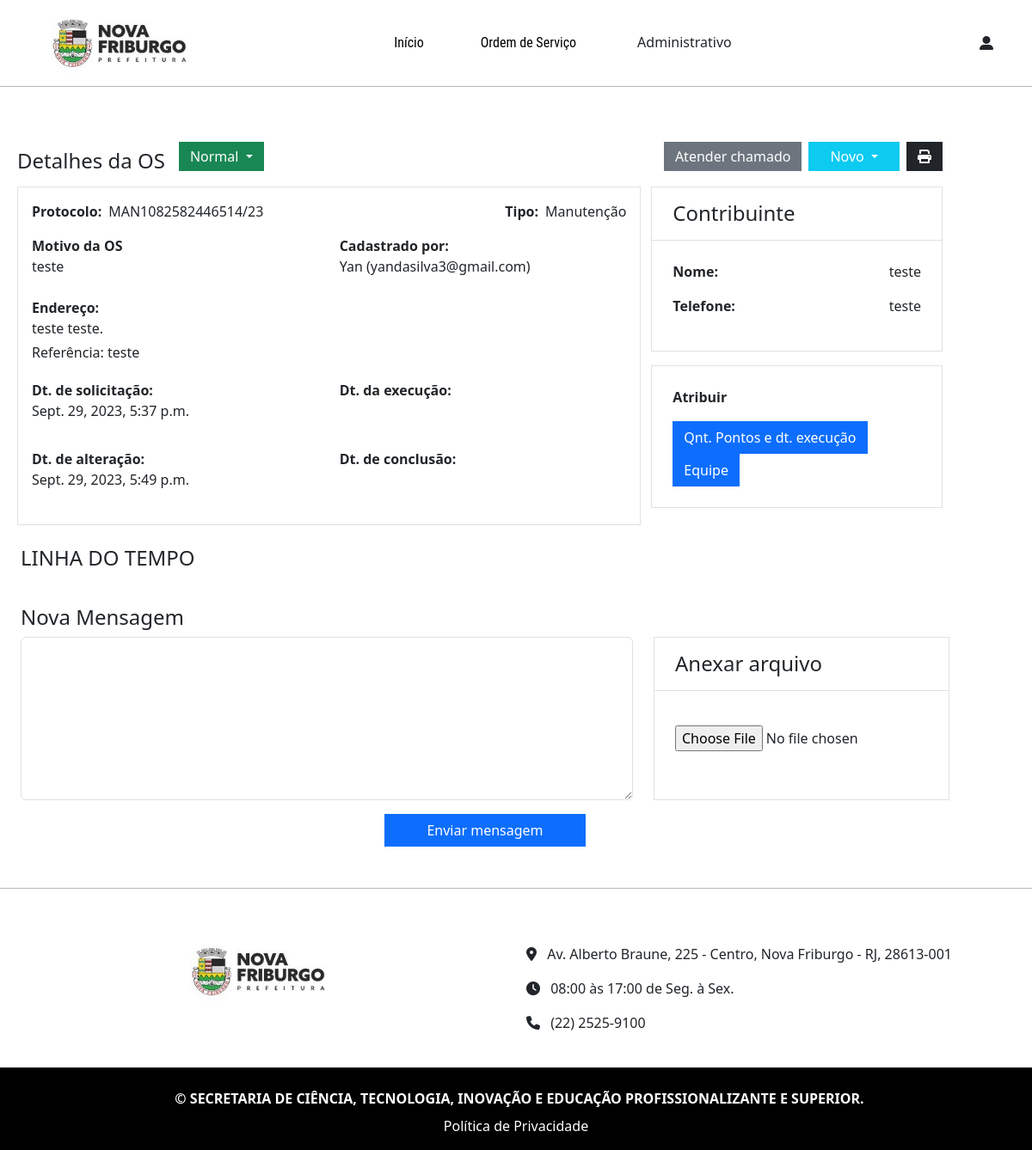
The page /os/painel/10/ (signed in) on the database as committed earlier.
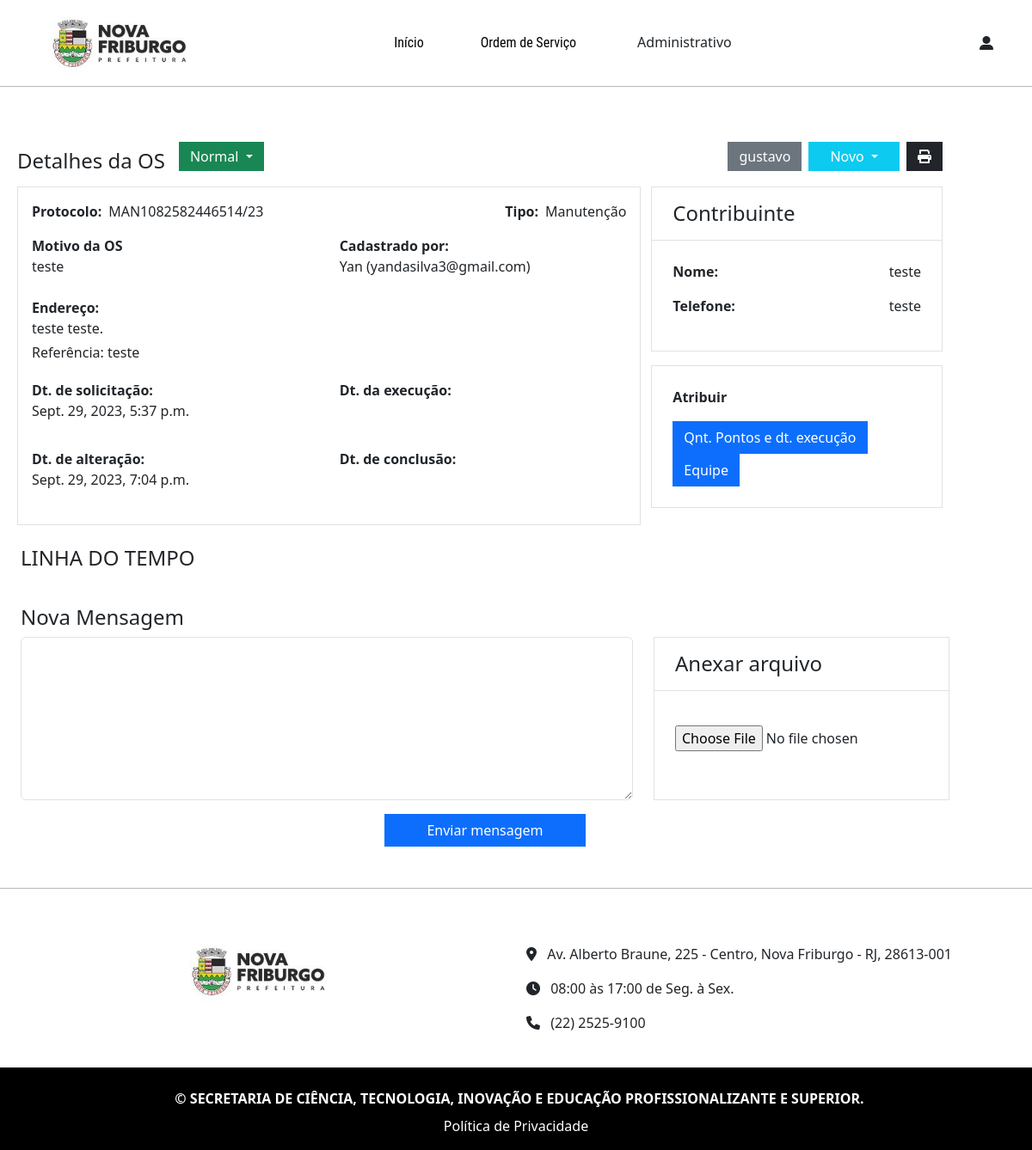
The same page on the database as committed later.
### os_ti/models.py (models this page shows, shortened)
class OrdemDeServico(models.Model):
    STATUS_CHOICES=(
        ('0','Novo'),
        ('1','Aguardando'),
        ('2','Em execução'),
        ('f','Finalizado')
    )
    PRIORIDADE_CHOICES=(
        ('0','Normal'),
        ('1','Moderada'),
        ('2','Urgente'),
    )
    MESSAGE_STATUS_CHOICES=(
        ('0','Sem mensagens'),
        ('1','Mensagens lidas'),
        ('2','Nova mensagem'),
    )
    tipo=models.ForeignKey(Tipo_OS, on_delete=models.PROTECT, null=True)
    numero = models.CharField(max_length=130, verbose_name='Nº da OS', blank=True)
    prioridade =models.CharField(max_length=1, verbose_name='Prioridade', default='0', choices=PRIORIDADE_CHOICES, null=True)
    dt_solicitacao = models.DateTimeField(auto_now_add=True, verbose_name='Data de solicitação', blank=True)
    atendente = models.ForeignKey(User, on_delete=models.PROTECT, blank=True, null=True)
    logradouro = models.CharField(max_length=150, verbose_name='Logradouro')
    bairro = models.CharField(max_length=150, verbose_name='Bairro')
    referencia = models.CharField(max_length=200, verbose_name='Referência', blank=True)
    nome_do_contribuinte = models.CharField(max_length=200, verbose_name='Nome do contribuinte', blank=True)
    telefone_do_contribuinte = models.CharField(max_length=12, verbose_name='Telefone do contribuinte', blank=True)
    cadastrado_por = models.ForeignKey(Pessoa, on_delete=models.CASCADE, null=True)
    motivo_reclamacao = models.TextField(verbose_name='Motivo da solicitação')
    status =models.CharField(max_length=1, verbose_name='Status', choices=STATUS_CHOICES, null=True, default='0')
    pontos_atendidos=models.PositiveIntegerField(default=0)
    observacao_pontos=models.TextField(verbose_name='Observação', default='', null=True, blank=True)
    dt_alteracao = models.DateTimeField(verbose_name='Data de alteração', blank=True, null=True)
    dt_execucao = models.DateTimeField(verbose_name='Data de execução', blank=True, null=True)
    dt_conclusao = models.DateTimeField(verbose_name='Data de conclusão', blank=True, null=True)
    message_status = models.CharField(max_length=1, verbose_name='Status de mensagens', default='0', choices=MESSAGE_STATUS_CHOICES, null=True)
    finalizado_por = models.ForeignKey(User, on_delete=models.PROTECT, blank=True, null=True, related_name='ordem_finalizada_por')
    class Meta:
        ordering = ['-dt_alteracao', '-dt_solicitacao']

class Tipo_OS(models.Model):
    nome=models.CharField(max_length=100, verbose_name='Tipo de OS', blank=True)
    sigla=models.CharField(max_length=10, verbose_name='Sigla', blank=True, null=True)
    def __str__(self):
        return self.nome

class Pessoa(models.Model):
    user=models.OneToOneField(User, on_delete=models.CASCADE)
    nome=models.CharField(max_length=64, verbose_name='Nome')
    email=models.EmailField()
    cpf=models.CharField(max_length=14, verbose_name='CPF', unique=True, null=True)
    telefone=models.CharField(max_length=15, verbose_name='Telefone', null=True)
    dt_nascimento=models.DateField(verbose_name='Data de nascimento', null=True)
    bairro=models.CharField(max_length=64, verbose_name='Bairro', null=True)
    endereco=models.CharField(max_length=128, verbose_name='Endereco', null=True)
    numero=models.CharField(max_length=8, verbose_name='Número', null=True)
    complemento=models.CharField(max_length=128, verbose_name='Complemento', blank=True, null=True)
    cep = models.CharField(max_length=9, verbose_name='CEP', null=True)
    dt_inclusao=models.DateField(auto_now_add=True, verbose_name='Data de inclusão')
    possui_cnpj=models.BooleanField(default=False, verbose_name='Você possui empresa?')

### projeto_os_ti/decorators.py (the view)
        def wrapper(request, *args, **kwargs):
            qnt_verificar=len([group for group in groups])
            verificacao=[]
            for grupo in request.user.groups.all():
                for group in [group for group in groups]:
                    if str(group)==str(grupo):
                        verificacao.append(True)
            if len(verificacao)==qnt_verificar:
                return function(request, *args, **kwargs)
            return HttpResponseForbidden()

### os_ti/forms.py
class NovaMensagemForm(forms.ModelForm):
    class Meta:
        model = OS_Linha_Tempo
        fields = ['os', 'pessoa', 'mensagem', 'anexo']
        widgets = {
            'os': forms.HiddenInput(),
            'pessoa': forms.HiddenInput(),
            'mensagem': forms.Textarea(attrs={'class': 'form-control h-100', 'rows': 6}),
            'anexo': forms.ClearableFileInput(attrs={'class': 'form-control-file'}),
        }

### os_ti/templates/os_ti/detalhes_os.html (shortened to what the changed rows need)
{% extends 'os_template.html' %}
{% load bootstrap5 %}
{% load static %}
{% load custom_filters %}
{% block css %}
<link rel="stylesheet" href="https://cdnjs.cloudflare.com/ajax/libs/font-awesome/6.0.0-beta3/css/all.min.css">
{% endblock %}
{% block main %}
<div class="row">
  <div class="col d-flex py-5">
        <div class="row w-100">
                <div class="row">
                    <div class="col px-4">
                        <div class="px-2">
                          <div class="row mb-2">
                            <div class="col px-0 d-flex">
                              <div class="dropdown">
                                <button class="mt-3 py-1 ms-3 btn dropdown-toggle {% if os.prioridade == '0'%} btn-success {% elif os.prioridade == '1' %} btn-warning {% elif os.prioridade == '2' %} btn-danger {% endif %}" type="button" id="dropdownMenuButton1" data-bs-toggle="dropdown" aria-expanded="false">
                                  {{os.get_prioridade_display}}
                                </button>
                              </div>
                            </div>
                            <div class="col d-flex">
                              {% if os.atendente %}
                              <span class="ms-auto mt-3  mb-auto btn btn-secondary py-1">
                              {{os.atendente}}
                              </span>
                              {% else %}
                              <a href="{% url 'os_ti:atender_os' os.id %}" class="ms-auto mt-3 mb-auto btn btn-secondary py-1">
                                Atender chamado
                              </a>
                              {% endif %}
                              <div class="dropdown">
                                <button class="ms-2 mt-3 py-1 px-4 text-capitalize btn dropdown-toggle {% if os.status == '0'%} btn-info text-white {% elif os.status == '1' %} btn-warning {% elif os.status == '2' %} btn-danger{% elif os.status == 'f' %} btn-dark {% endif %} px-2 py-0" type="button" id="dropdownMenuButton1" data-bs-toggle="dropdown" aria-expanded="false">
                                  {{os.get_status_display}}
                                </button>
                              </div>
                              <a href="{% url 'os_ti:imprimir' os.id %}" target="_blank" class="btn btn-dark mt-3 mb-auto py-1 ms-2">
                                <i class="fa-solid fa-print"></i>
                              </a>
                            </div>
                          </div>
                          <div class="row">
                            <div class="col border p-3">
                              <div class="w-100 d-flex">
                                <b class="me-2">Protocolo:</b> {{os.numero}}
                                <span class="ms-auto">
                                  <b class="me-2">Tipo:</b>{{os.tipo}}
                                </span>
                              </div>
                              <div class="w-100 pt-3">
                                <div class="row">
                                  <div class="col">
                                    <b>Motivo da OS</b>
                                    <p>{{os.motivo_reclamacao}}</p>
                                  </div>
                                  <div class="col">
                                    <b>Cadastrado por:</b>
                                    <p>{{os.cadastrado_por.nome}} ({{os.cadastrado_por.email}})</p>
                                  </div>
                                </div>
                              </div>
                              <div class="w-100 py-2">
                                <b>Endereço:</b>
                                <p>{{os.logradouro}} {{os.bairro}}.</p>
                                <p style="margin-top: 10px; line-height: 0;">Referência: {{os.referencia}}</p>
                              </div>
                              <div class="w-100 py-2">
                                <div class="row">
                                  <div class="col">
                                    <b>Dt. de solicitação:</b>
                                    <p>{{os.dt_solicitacao}}</p>
                                  </div>
                                </div>
                              </div>
                              <div class="w-100 py-2">
                                <div class="row">
                                  <div class="col">
                                    <b>Dt. de alteração:</b>
                                    <p>{% if os.dt_alteracao %}{{os.dt_alteracao}}{% endif %}</p>
                                  </div>
                                </div>
                              </div>
                            </div>
                            <div class="col-4">
                              <div class="border py-4 px-4">
                                <p class="d-flex"><b class="me-auto">Nome:</b>{{os.nome_do_contribuinte}}</p>
                                <p class="d-flex"><b class="me-auto">Telefone:</b>{{os.telefone_do_contribuinte}}</p>
                              </div>
                            </div>
                          </div>
                        </div>
                    </div>
                </div>
            </div>
        </div>
  </div>
{% endblock %}

Rows that differ between the two databases and show on the page:
changed OrdemDeServico "Normal": atendente_id empty → 2 (drawn); atendente (not shown) → "gustavo"; dt_alteracao "Sept. 29, 2023, 5:49 p.m." → "Sept. 29, 2023, 7:04 p.m."
Other text that changed with them:
text no longer shown: "Atender chamado"
